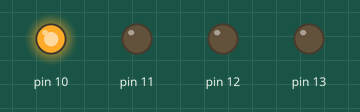
The sketch below on a simulated Arduino Uno, built with avr-gcc and run on an emulated ATmega328P. Parts: output pins drawn as LEDs (lit = HIGH).

Above: at 0.5 s.
At 1.5 s:
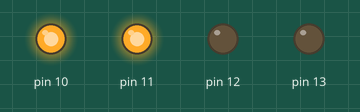
At 2.5 s:
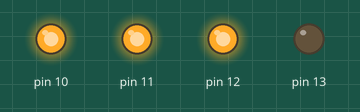
At 3.5 s:
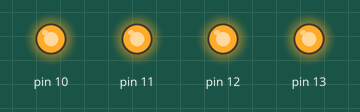
At 4.5 s:
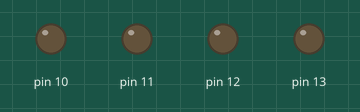
Timing chart, 0 to 6.5 s (numbered marks = the images above):
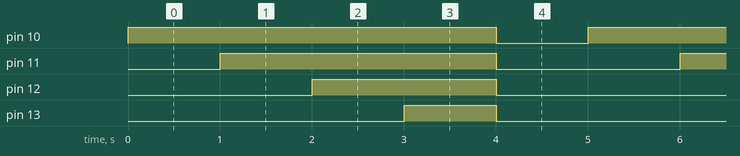

Measured:
- by itself, pin 10: alternates HIGH for 4.0 s and LOW for 1.0 s
- by itself, pin 11: alternates HIGH for 3.0 s and LOW for 2.0 s
- by itself, pin 12: alternates HIGH for 2.0 s and LOW for 3.0 s
- by itself, pin 13: alternates HIGH for 1.0 s and LOW for 4.0 s

The sketch:

konten_2_runnig_Led.ino
```cpp
void setup() {
  // put your setup code here, to run once:
  for(int b=10;b<=13;b++){
    pinMode(b,OUTPUT);
  }
//  pinMode(13,OUTPUT);
//  pinMode(12,OUTPUT);
//  pinMode(11,OUTPUT);
//  pinMode(10,OUTPUT);
}

void loop() {
  // put your main code here, to run repeatedly:
  for(int a = 10;a<=13;a++){
    digitalWrite(a,HIGH);
    delay(1000);
  }
  for(int a = 10;a<=13;a++){
    digitalWrite(a,0);
  }
  delay(1000);
//  digitalWrite(10,HIGH);
//  delay(1000);
//  digitalWrite(11,HIGH);
//  delay(1000);
//  digitalWrite(12,HIGH);
//  delay(1000);
//  digitalWrite(13,HIGH);
//  delay(1000);
//  digitalWrite(13,LOW);
//  digitalWrite(10,LOW);
//  digitalWrite(11,LOW);
//  digitalWrite(12,LOW);
//  delay(1000);
}
```
